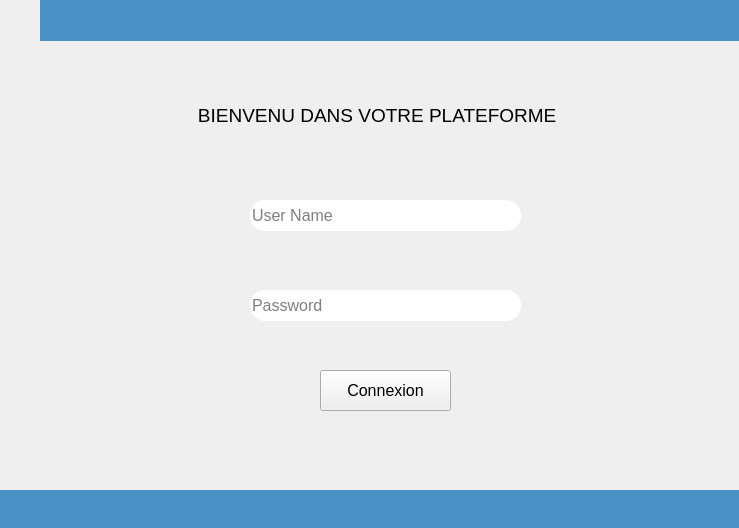
<?xml version="1.0" encoding="UTF-8"?>
<ui version="4.0">
 <class>Form</class>
 <widget class="QWidget" name="Form">
  <property name="geometry">
   <rect>
    <x>0</x>
    <y>0</y>
    <width>739</width>
    <height>528</height>
   </rect>
  </property>
  <property name="windowTitle">
   <string>Form</string>
  </property>
  <widget class="QFrame" name="horizontalFrame">
   <property name="geometry">
    <rect>
     <x>40</x>
     <y>0</y>
     <width>701</width>
     <height>41</height>
    </rect>
   </property>
   <property name="styleSheet">
    <string notr="true">background-color: rgb(73, 144, 196);</string>
   </property>
   <layout class="QHBoxLayout" name="horizontalLayout"/>
  </widget>
  <widget class="QFrame" name="horizontalFrame">
   <property name="geometry">
    <rect>
     <x>0</x>
     <y>490</y>
     <width>751</width>
     <height>41</height>
    </rect>
   </property>
   <property name="styleSheet">
    <string notr="true">background-color: rgb(73, 144, 196);</string>
   </property>
   <layout class="QHBoxLayout" name="horizontalLayout_3"/>
  </widget>
  <widget class="QLabel" name="label">
   <property name="geometry">
    <rect>
     <x>140</x>
     <y>100</y>
     <width>481</width>
     <height>31</height>
    </rect>
   </property>
   <property name="font">
    <font>
     <pointsize>14</pointsize>
     <weight>50</weight>
     <bold>false</bold>
    </font>
   </property>
   <property name="text">
    <string>           BIENVENU DANS VOTRE PLATEFORME</string>
   </property>
  </widget>
  <widget class="QLineEdit" name="lineEdit">
   <property name="geometry">
    <rect>
     <x>250</x>
     <y>200</y>
     <width>271</width>
     <height>31</height>
    </rect>
   </property>
   <property name="font">
    <font>
     <pointsize>12</pointsize>
    </font>
   </property>
   <property name="styleSheet">
    <string notr="true">border-radius:15px;</string>
   </property>
   <property name="text">
    <string/>
   </property>
   <property name="echoMode">
    <enum>QLineEdit::Normal</enum>
   </property>
   <property name="placeholderText">
    <string>User Name</string>
   </property>
  </widget>
  <widget class="QLineEdit" name="lineEdit_2">
   <property name="geometry">
    <rect>
     <x>250</x>
     <y>290</y>
     <width>271</width>
     <height>31</height>
    </rect>
   </property>
   <property name="font">
    <font>
     <pointsize>12</pointsize>
    </font>
   </property>
   <property name="styleSheet">
    <string notr="true">border-radius:15px;</string>
   </property>
   <property name="text">
    <string/>
   </property>
   <property name="echoMode">
    <enum>QLineEdit::Password</enum>
   </property>
   <property name="placeholderText">
    <string>Password</string>
   </property>
  </widget>
  <widget class="QPushButton" name="pushButton">
   <property name="geometry">
    <rect>
     <x>320</x>
     <y>370</y>
     <width>131</width>
     <height>41</height>
    </rect>
   </property>
   <property name="font">
    <font>
     <pointsize>12</pointsize>
    </font>
   </property>
   <property name="styleSheet">
    <string notr="true">QPushButton:hover {
   background-color: rgb(73, 144, 196);
     color: rgb(28, 39, 255);
     border-radius:15px; 
}

     

 </string>
   </property>
   <property name="text">
    <string>Connexion</string>
   </property>
  </widget>
  <widget class="QWidget" name="widget" native="true">
   <property name="geometry">
    <rect>
     <x>190</x>
     <y>190</y>
     <width>51</width>
     <height>51</height>
    </rect>
   </property>
   <property name="styleSheet">
    <string notr="true">image: url(:/newPrefix/loco pers (1).jpg);</string>
   </property>
  </widget>
  <widget class="QWidget" name="widget_2" native="true">
   <property name="geometry">
    <rect>
     <x>190</x>
     <y>280</y>
     <width>51</width>
     <height>51</height>
    </rect>
   </property>
   <property name="styleSheet">
    <string notr="true">image: url(:/newPrefix/PHOTO-2024-03-30-22-44-53.jpg);</string>
   </property>
  </widget>
  <widget class="QWidget" name="widget_3" native="true">
   <property name="geometry">
    <rect>
     <x>0</x>
     <y>0</y>
     <width>41</width>
     <height>41</height>
    </rect>
   </property>
   <property name="styleSheet">
    <string notr="true">image: url(:/newPrefix/PHOTO-2024-03-30-22-44-53 (1).jpg);</string>
   </property>
  </widget>
 </widget>
 <resources>
  <include location="../tpQTDesigner/ress.qrc"/>
 </resources>
 <connections/>
</ui>
